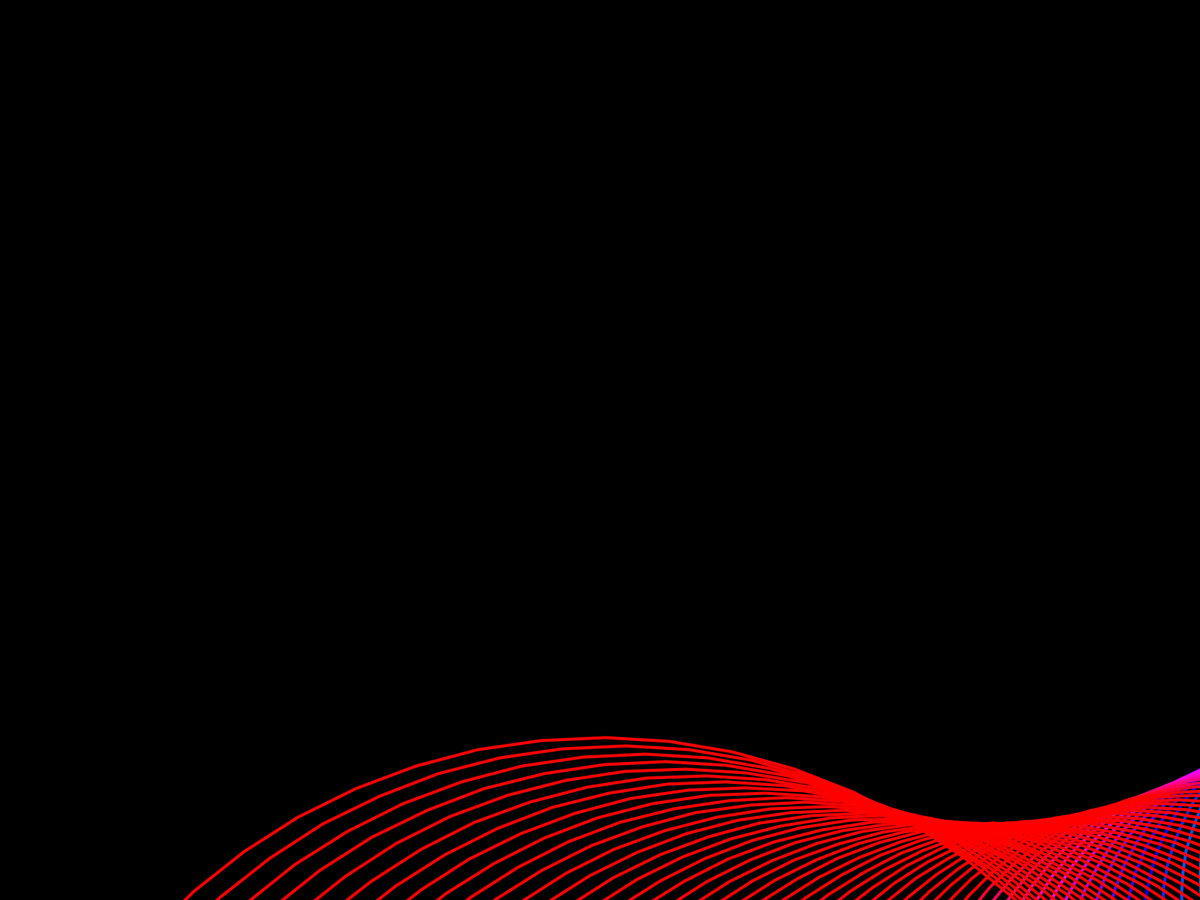
Frame 1 (no input)
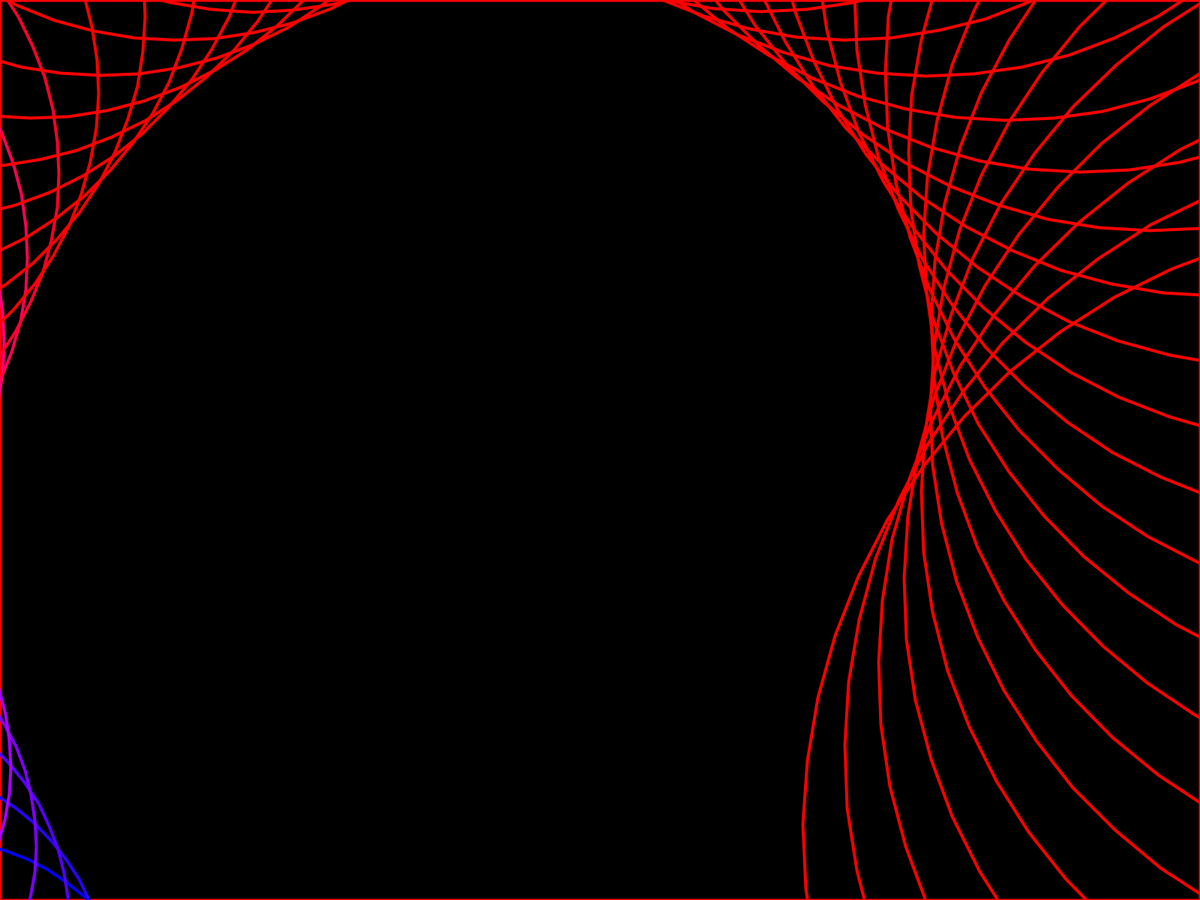
Frame 60 (the mouse pressed at the canvas centre just before this capture)
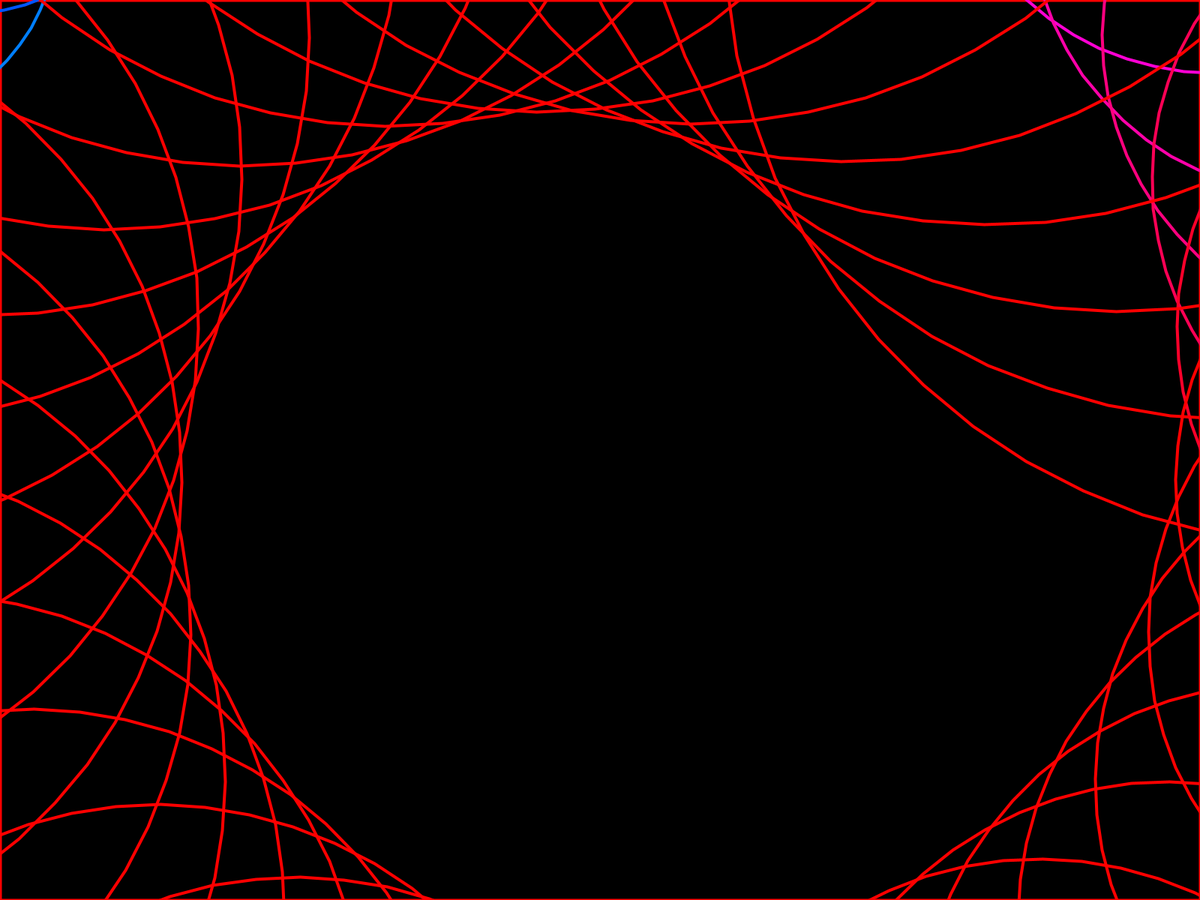
Frame 120 (the mouse held since frame 60 and released just before this capture)

The Processing sketch that drew these frames (run headless with seeded random() and noise(); from frame 60 on, the mouse is pressed at the canvas centre):

// Processing sketch: Mohammad20180902
// ── Mohammad20180902.pde
int NUM = 70;
PVector[] location = new PVector[NUM];
float phase, velocity, radius;
float t, r, w;

void setup() { 
  fullScreen();
  frameRate(60); 
  background(40); 
  strokeWeight(4);
  colorMode(HSB, 360, 100, 100);
  phase = 90.0;
  velocity = 5.0;
  radius = height / 1.0;
  t = 35.09;

  for (int i = 0; i < NUM; i++) {     
    location[i] = new PVector(10, 17);
  } 
  
}


void draw() { 
  fill(0);  
  rect(0, 0, width, height); 
  float w = random(-5000, 5000);
  for (int i = 1; i < NUM; i++) {
    location[i].x = cos(radians(phase) / NUM * (i + 1)) * radius;  
    location[i].y = sin(radians(phase) / NUM * (i + 1)) * radius;    
    noFill();
    float r =(i + 1) * NUM / 6.0;
    stroke(pow(random(40), 50), 20, pow(random(100), 255), 100);
    stroke(i * 10, 255, 100);

    beginShape();
    for (float angle = t; angle < TWO_PI + t; angle += TWO_PI/60) {
      vertex(r*cos(angle)+width/2 + location[i].x, r*sin(angle)+height/2+location[i].y );
    }
    endShape(CLOSE);
  }

  phase += velocity;
}
